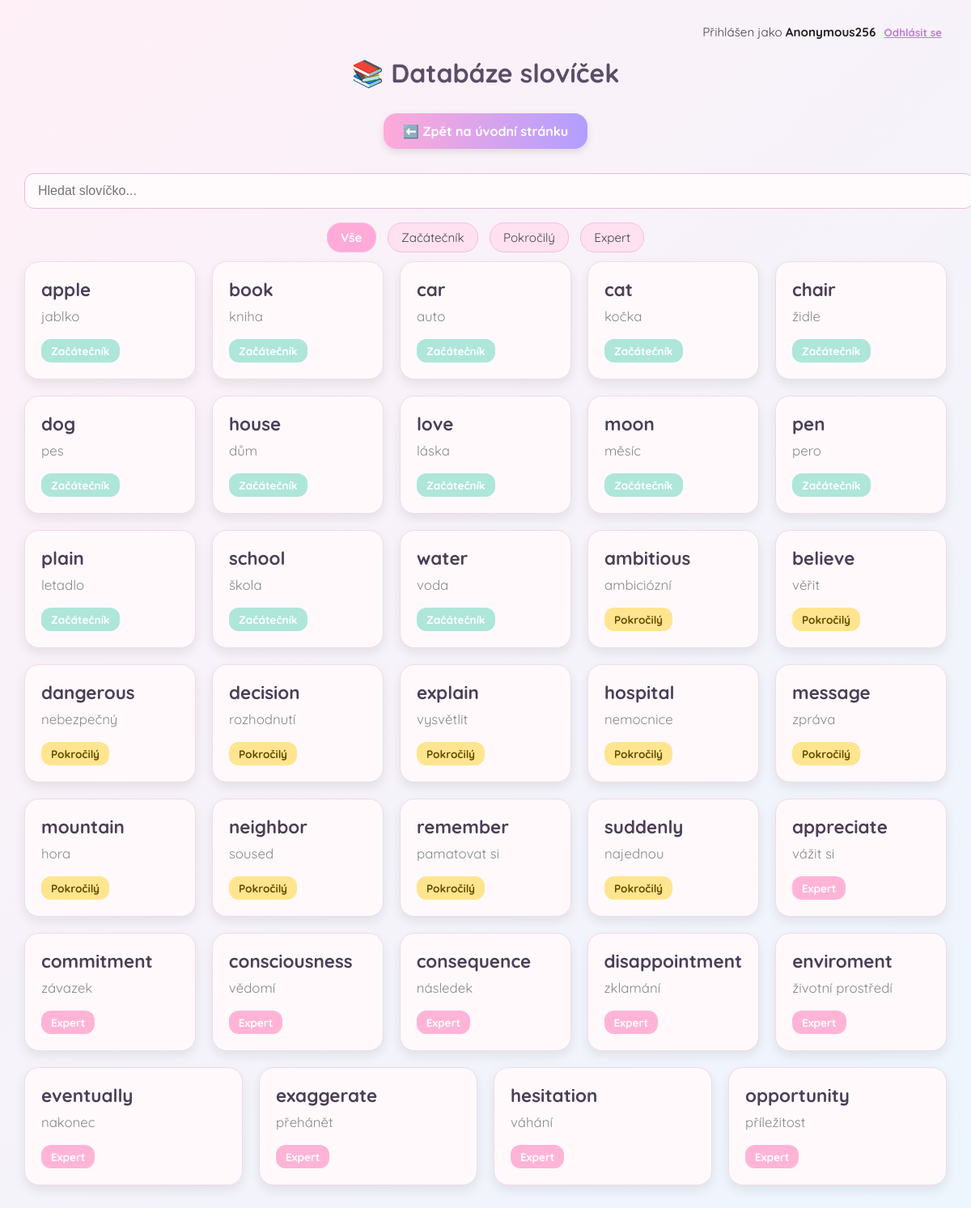
Screenshot of /words/ (signed in) with the database file from the repository.
### core/models.py (models this page shows, shortened)
class Word(models.Model):
    english = models.CharField(
        max_length=100,
        verbose_name="Anglické slovo",
        help_text="Zadej slovo v angličtině (bez speciálních znaků)",
        validators=[RegexValidator(r'^[a-zA-Z\s\-]+$', 'Pouze písmena, mezery a pomlčky')]
    )
    czech = models.CharField(
        max_length=100,
        verbose_name="Český překlad",
        help_text="Zadej český překlad"
    )
    difficulty = models.CharField(
        max_length=10,
        choices=[
            ('easy', 'Easy'),
            ('medium', 'Medium'),
            ('hard', 'Hard')
        ],
        verbose_name="Obtížnost",
        help_text="Vyber obtížnost slova"
    )
    category = models.ForeignKey(
        'Category',
        on_delete=models.CASCADE,
        null=True,
        blank=True,
        verbose_name="Kategorie",
        help_text="Vyber kategorii (nepovinné)"
    )
    example_sentence = models.TextField(
        blank=True,
        null=True,
        verbose_name="Příklad věty",
        help_text="Věta, kde se používá anglické slovo"
    )
    class Meta:
        verbose_name = "Slovo"
        verbose_name_plural = "Slova"
        ordering = ['difficulty']
    @classmethod
    def ordered_by_difficulty(cls) -> QuerySet:
        return cls.objects.annotate(
            difficulty_order=Case(
                When(difficulty='easy', then=Value(1)),
                When(difficulty='medium', then=Value(2)),
                When(difficulty='hard', then=Value(3)),
                output_field=IntegerField()
            )
        ).order_by('difficulty_order', 'english')

### core/views.py (the view)
# urls.py: path('words/', views.word_list, name='word_list'),
def word_list(request):
    query = request.GET.get("q", "")
    difficulty = request.GET.get("difficulty", "")
    words = Word.ordered_by_difficulty()
    if query:
        words = words.filter(
            Q(english__icontains=query) |
            Q(czech__icontains=query)
        )
    if difficulty:
        words = words.filter(difficulty=difficulty)
    return render(request, 'core/word_list.html', {
        'words': words,
        'selected_difficulty': difficulty
    })

### core/templates/core/word_list.html (shortened to what this page needs)
<!DOCTYPE html>
<html lang="cs">
<head>
</head>
<body>
  <div class="topbar">
    {% if user.is_authenticated %}
    Přihlášen jako <strong>{{ user.username }}</strong>
    <form method="post" action="{% url 'logout' %}" style="display: inline;">{% csrf_token %}
      <button type="submit">Odhlásit se</button>
    </form>
    {% else %}
    <a href="{% url 'login' %}">Přihlásit se</a>
    {% endif %}
  </div>
  <h1>📚 Databáze slovíček</h1>
    <div style="text-align: center; margin-bottom: 30px;">
    <a href="{% url 'home' %}" style="display: inline-block; background: linear-gradient(to right, #ffaad9, #b29eff); padding: 12px 24px; border-radius: 16px; color: white; font-weight: bold; text-decoration: none; box-shadow: 0 4px 10px rgba(0,0,0,0.1); transition: 0.2s ease;">
    ⬅️ Zpět na úvodní stránku
    </a>
    </div>
  <input type="text" id="searchInput" placeholder="Hledat slovíčko...">
  <form method="get" class="difficulty-filters">
    <label for="all">Vše</label>
    <label for="easy">Začátečník</label>
    <label for="medium">Pokročilý</label>
    <label for="hard">Expert</label>
  </form>
  <div class="card-container">
    {% for word in words %}
    <div class="word-card difficulty-{{ word.difficulty }}" data-english="{{ word.english }}" data-czech="{{ word.czech }}" data-difficulty="{{ word.difficulty }}" data-example="{{ word.example_sentence|default:" No example yet." }}" data-category="{% if word.category %}{{ word.category.name }}{% else %}Bez kategorie{% endif %}">
      <h2>{{ word.english }}</h2>
      <p>{{ word.czech }}</p>
      <span class="label">
        {% if word.difficulty == "easy" %}Začátečník
        {% elif word.difficulty == "medium" %}Pokročilý
        {% elif word.difficulty == "hard" %}Expert
        {% else %}?{% endif %}
      </span>
    </div>
    {% endfor %}
  </div>
</body>
</html>

### core/templates/core/word_list.html (style rules this page uses)
body { font-family: 'Quicksand', sans-serif; margin: 0; padding: 30px; background: linear-gradient(-45deg, #ffeaf5, #fbe5ff, #e7f7ff, #fff0f7); background-size: 400% 400%; animation: dreamyGradient 20s ease infinite; color: #444; }
h1 { text-align: center; font-size: 2em; margin-bottom: 30px; color: #5a4e66; }
.topbar { text-align: right; margin-bottom: 20px; font-size: 0.95em; }
.topbar a, .topbar button { background: none; border: none; font-weight: bold; color: #c678dd; cursor: pointer; text-decoration: underline; font-family: inherit; }
.topbar strong { color: #222; }
input[type="text"] { width: 100%; padding: 12px 16px; border-radius: 12px; border: 1px solid #e4c0da; background: #fffafc; margin-bottom: 25px; font-size: 1em; }
.difficulty-filters { text-align: center; margin-bottom: 20px; }
.difficulty-filters label { background-color: #ffe1f1; color: #444; padding: 8px 16px; border-radius: 18px; margin: 0 5px; cursor: pointer; font-size: 0.95em; transition: all 0.2s ease-in-out; border: 1px solid #f5c0e0; }
.difficulty-filters input[type="radio"]:checked+label { background-color: #ffaad9; color: #fff; font-weight: bold; transform: scale(1.05); }
.card-container { display: flex; flex-wrap: wrap; gap: 20px; justify-content: center; }
.word-card { flex: 1 1 160px; background: #fff9fc; padding: 20px; border-radius: 18px; box-shadow: 0 6px 14px rgba(0, 0, 0, 0.08); transition: transform 0.3s ease; border: 1px solid #f0dce5; max-width: 240px; cursor: pointer; }
.word-card h2 { margin: 0; font-size: 1.4em; color: #4c3e56; }
.word-card p { font-size: 1.05em; color: #888; margin: 8px 0; }
.label { display: inline-block; padding: 6px 12px; border-radius: 12px; font-size: 0.85em; font-weight: bold; margin-top: 10px; color: #fff; }
.difficulty-easy .label { background-color: #aee6da; }
.difficulty-medium .label { background-color: #ffe58f; color: #664d00; }
.difficulty-hard .label { background-color: #ffb4d6; }

### rows the page displays
Word: english "apple", czech "jablko", difficulty "Začátečník"
Word: english "book", czech "kniha", difficulty "Začátečník"
Word: english "car", czech "auto", difficulty "Začátečník"
Word: english "cat", czech "kočka", difficulty "Začátečník"
Word: english "chair", czech "židle", difficulty "Začátečník"
Word: english "dog", czech "pes", difficulty "Začátečník"
Word: english "house", czech "dům", difficulty "Začátečník"
Word: english "love", czech "láska", difficulty "Začátečník"
Word: english "moon", czech "měsíc", difficulty "Začátečník"
Word: english "pen", czech "pero", difficulty "Začátečník"
Word: english "plain", czech "letadlo", difficulty "Začátečník"
Word: english "school", czech "škola", difficulty "Začátečník"
Word: english "water", czech "voda", difficulty "Začátečník"
Word: english "ambitious", czech "ambiciózní", difficulty "Pokročilý"
Word: english "believe", czech "věřit", difficulty "Pokročilý"
Word: english "dangerous", czech "nebezpečný", difficulty "Pokročilý"
Word: english "decision", czech "rozhodnutí", difficulty "Pokročilý"
Word: english "explain", czech "vysvětlit", difficulty "Pokročilý"
Word: english "hospital", czech "nemocnice", difficulty "Pokročilý"
Word: english "message", czech "zpráva", difficulty "Pokročilý"
Word: english "mountain", czech "hora", difficulty "Pokročilý"
Word: english "neighbor", czech "soused", difficulty "Pokročilý"
Word: english "remember", czech "pamatovat si", difficulty "Pokročilý"
Word: english "suddenly", czech "najednou", difficulty "Pokročilý"
Word: english "appreciate", czech "vážit si", difficulty "Expert"
Word: english "commitment", czech "závazek", difficulty "Expert"
Word: english "consciousness", czech "vědomí", difficulty "Expert"
Word: english "consequence", czech "následek", difficulty "Expert"
Word: english "disappointment", czech "zklamání", difficulty "Expert"
Word: english "enviroment", czech "životní prostředí", difficulty "Expert"
Word: english "eventually", czech "nakonec", difficulty "Expert"
Word: english "exaggerate", czech "přehánět", difficulty "Expert"
Word: english "hesitation", czech "váhání", difficulty "Expert"
Word: english "opportunity", czech "příležitost", difficulty "Expert"

### other values shown
{{ user.username }} "Anonymous256"
